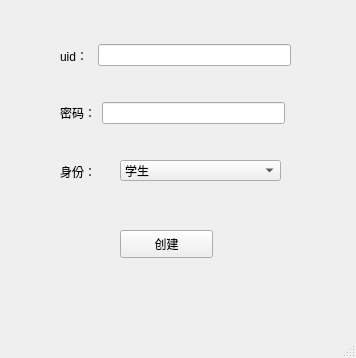
<?xml version="1.0" encoding="UTF-8"?>
<ui version="4.0">
 <class>MainWindow</class>
 <widget class="QMainWindow" name="MainWindow">
  <property name="geometry">
   <rect>
    <x>0</x>
    <y>0</y>
    <width>356</width>
    <height>358</height>
   </rect>
  </property>
  <property name="windowTitle">
   <string>MainWindow</string>
  </property>
  <widget class="QWidget" name="centralwidget">
   <widget class="QLabel" name="label_3">
    <property name="geometry">
     <rect>
      <x>60</x>
      <y>160</y>
      <width>61</width>
      <height>24</height>
     </rect>
    </property>
    <property name="text">
     <string>身份：</string>
    </property>
   </widget>
   <widget class="QPushButton" name="pushButton">
    <property name="geometry">
     <rect>
      <x>120</x>
      <y>230</y>
      <width>93</width>
      <height>28</height>
     </rect>
    </property>
    <property name="text">
     <string>创建</string>
    </property>
   </widget>
   <widget class="QComboBox" name="comboBox">
    <property name="geometry">
     <rect>
      <x>120</x>
      <y>160</y>
      <width>161</width>
      <height>21</height>
     </rect>
    </property>
    <item>
     <property name="text">
      <string>学生</string>
     </property>
    </item>
    <item>
     <property name="text">
      <string>管理员</string>
     </property>
    </item>
   </widget>
   <widget class="QWidget" name="">
    <property name="geometry">
     <rect>
      <x>60</x>
      <y>40</y>
      <width>231</width>
      <height>31</height>
     </rect>
    </property>
    <layout class="QHBoxLayout" name="horizontalLayout">
     <item>
      <widget class="QLabel" name="label">
       <property name="text">
        <string>uid： </string>
       </property>
      </widget>
     </item>
     <item>
      <widget class="QLineEdit" name="lineEdit"/>
     </item>
    </layout>
   </widget>
   <widget class="QWidget" name="">
    <property name="geometry">
     <rect>
      <x>60</x>
      <y>100</y>
      <width>225</width>
      <height>26</height>
     </rect>
    </property>
    <layout class="QHBoxLayout" name="horizontalLayout_2">
     <item>
      <widget class="QLabel" name="label_2">
       <property name="text">
        <string>密码：</string>
       </property>
      </widget>
     </item>
     <item>
      <widget class="QLineEdit" name="lineEdit_2"/>
     </item>
    </layout>
   </widget>
  </widget>
  <widget class="QMenuBar" name="menubar">
   <property name="geometry">
    <rect>
     <x>0</x>
     <y>0</y>
     <width>356</width>
     <height>26</height>
    </rect>
   </property>
  </widget>
  <widget class="QStatusBar" name="statusbar"/>
 </widget>
 <resources/>
 <connections>
  <connection>
   <sender>pushButton</sender>
   <signal>clicked()</signal>
   <receiver>MainWindow</receiver>
   <slot>create()</slot>
   <hints>
    <hint type="sourcelabel">
     <x>181</x>
     <y>273</y>
    </hint>
    <hint type="destinationlabel">
     <x>261</x>
     <y>266</y>
    </hint>
   </hints>
  </connection>
 </connections>
 <slots>
  <slot>create()</slot>
 </slots>
</ui>
